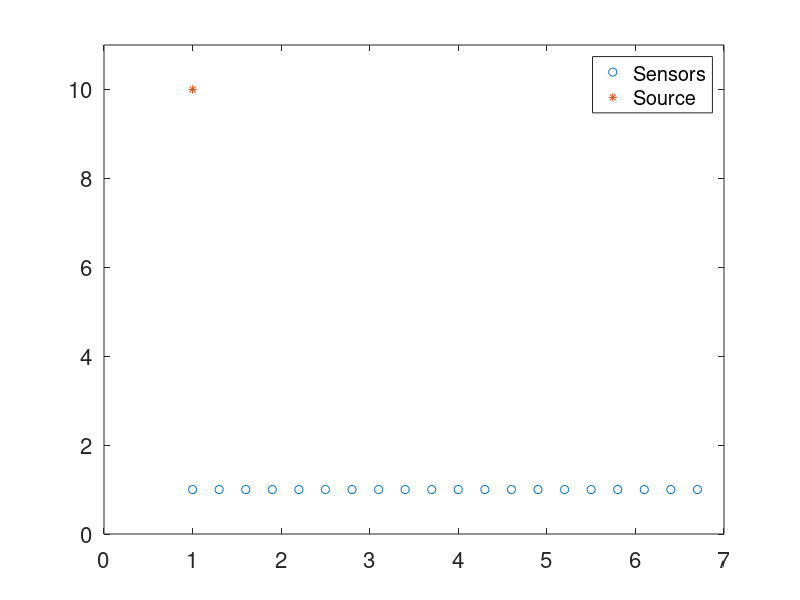
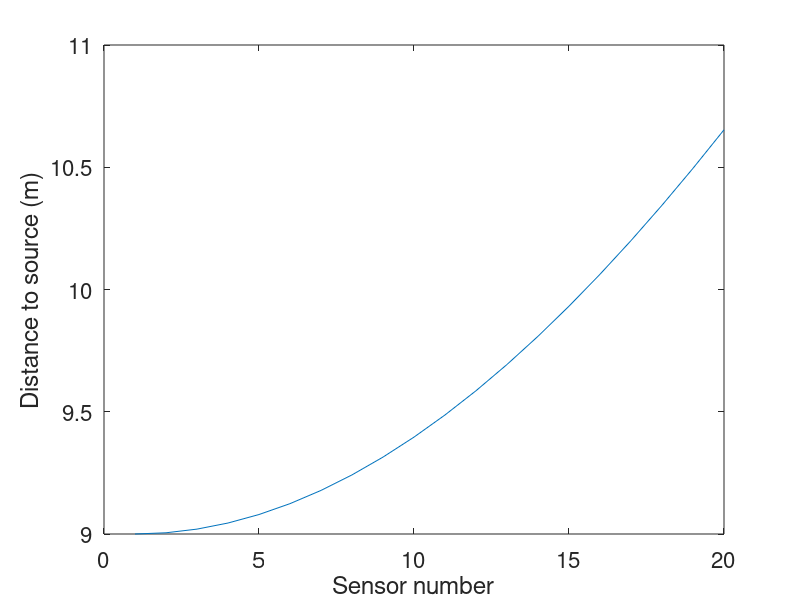

Reproduce these figures in MATLAB, in order.
close all; clear all;
ns = 20;
zPos = [[1:0.3:1+(ns-1)*0.3];ones(1,ns)];
sPos = [1,10]';
for a = 1:ns
    d(a) = norm(zPos(:,a)-sPos);
    
end
figure; plot(zPos(1,:),zPos(2,:),'o',sPos(1),sPos(2),'*'); xlim([0,7]);ylim([0,11]);legend('Sensors','Source'); set(gca,'fontsize',16)
figure; plot(d); xlabel('Sensor number'); ylabel('Distance to source (m)'); set(gca,'fontsize',16)